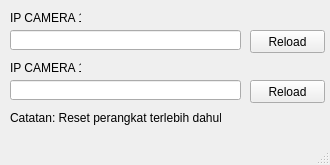
<?xml version="1.0" encoding="UTF-8"?>
<ui version="4.0">
 <class>MainWindow</class>
 <widget class="QMainWindow" name="MainWindow">
  <property name="geometry">
   <rect>
    <x>0</x>
    <y>0</y>
    <width>330</width>
    <height>165</height>
   </rect>
  </property>
  <property name="windowTitle">
   <string>MainWindow</string>
  </property>
  <widget class="QWidget" name="centralwidget">
   <widget class="QLabel" name="label">
    <property name="geometry">
     <rect>
      <x>10</x>
      <y>10</y>
      <width>71</width>
      <height>16</height>
     </rect>
    </property>
    <property name="text">
     <string>IP CAMERA 1</string>
    </property>
   </widget>
   <widget class="QLineEdit" name="ip1">
    <property name="geometry">
     <rect>
      <x>10</x>
      <y>30</y>
      <width>231</width>
      <height>20</height>
     </rect>
    </property>
   </widget>
   <widget class="QPushButton" name="reset1">
    <property name="geometry">
     <rect>
      <x>250</x>
      <y>30</y>
      <width>75</width>
      <height>23</height>
     </rect>
    </property>
    <property name="text">
     <string>Reload</string>
    </property>
   </widget>
   <widget class="QLabel" name="label_2">
    <property name="geometry">
     <rect>
      <x>10</x>
      <y>60</y>
      <width>71</width>
      <height>16</height>
     </rect>
    </property>
    <property name="text">
     <string>IP CAMERA 1</string>
    </property>
   </widget>
   <widget class="QLineEdit" name="ip2">
    <property name="geometry">
     <rect>
      <x>10</x>
      <y>80</y>
      <width>231</width>
      <height>20</height>
     </rect>
    </property>
   </widget>
   <widget class="QPushButton" name="reset2">
    <property name="geometry">
     <rect>
      <x>250</x>
      <y>80</y>
      <width>75</width>
      <height>23</height>
     </rect>
    </property>
    <property name="text">
     <string>Reload</string>
    </property>
   </widget>
   <widget class="QLabel" name="label_3">
    <property name="geometry">
     <rect>
      <x>10</x>
      <y>110</y>
      <width>211</width>
      <height>16</height>
     </rect>
    </property>
    <property name="text">
     <string>Catatan: Reset perangkat terlebih dahulu</string>
    </property>
   </widget>
  </widget>
  <widget class="QStatusBar" name="statusbar"/>
 </widget>
 <resources/>
 <connections/>
</ui>
